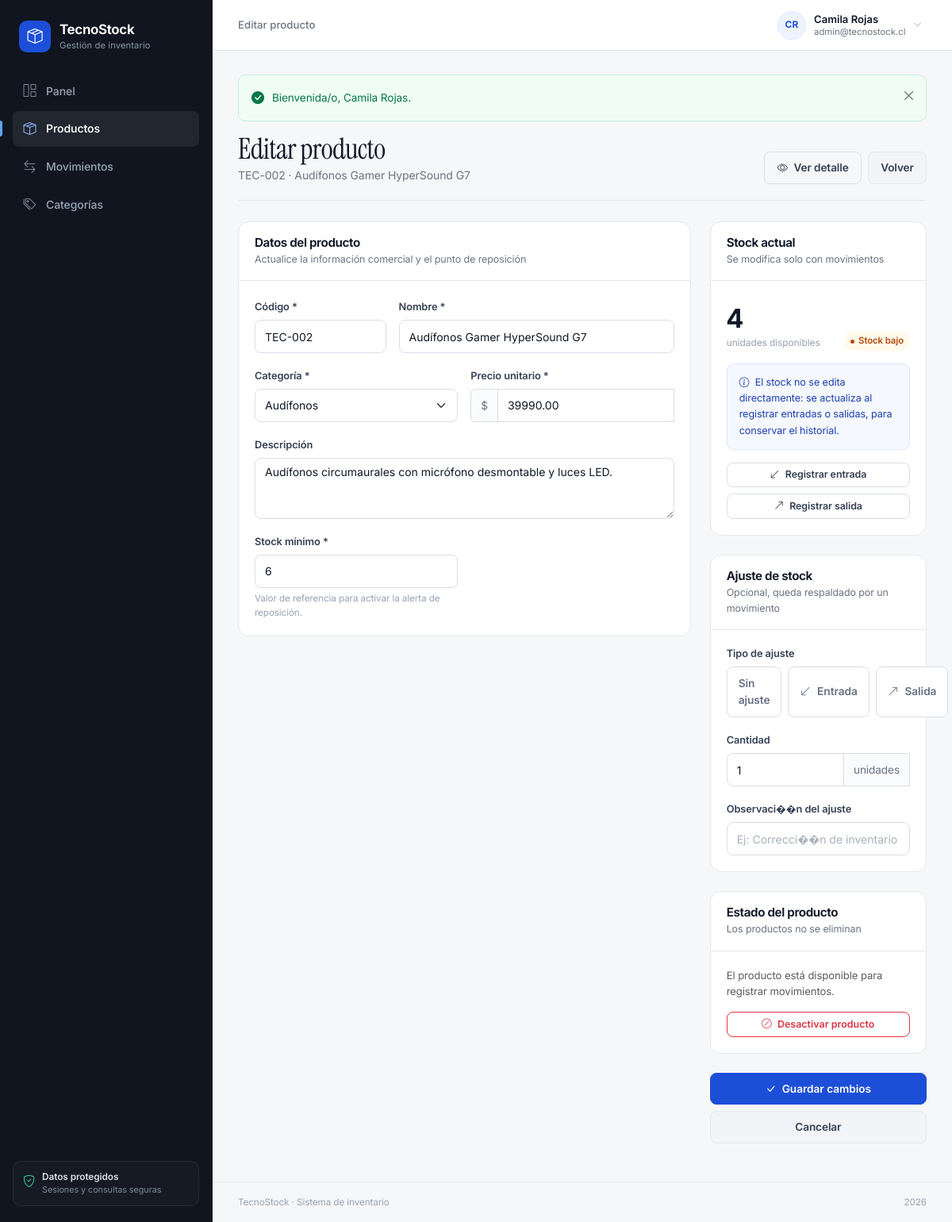
Page /productos/editar.php?id=2 (signed in) on the committed database.
### tables this page shows
CREATE TABLE producto (
    id_producto INT UNSIGNED NOT NULL AUTO_INCREMENT,
    codigo VARCHAR(20) NOT NULL,
    nombre VARCHAR(100) NOT NULL,
    descripcion VARCHAR(255) NULL,
    precio DECIMAL(10, 2) NOT NULL,
    stock_actual INT NOT NULL DEFAULT 0,
    stock_minimo INT NOT NULL DEFAULT 0,
    estado TINYINT(1) NOT NULL DEFAULT 1,
    id_categoria INT UNSIGNED NOT NULL,
    creado_en DATETIME NOT NULL DEFAULT CURRENT_TIMESTAMP,
    actualizado_en DATETIME NOT NULL DEFAULT CURRENT_TIMESTAMP ON UPDATE CURRENT_TIMESTAMP,
    PRIMARY KEY (id_producto),
    UNIQUE KEY uq_producto_codigo (codigo),
    KEY idx_producto_categoria (id_categoria),
    KEY idx_producto_estado (estado),
    CONSTRAINT fk_producto_categoria FOREIGN KEY (id_categoria)
        REFERENCES categoria (id_categoria) ON UPDATE CASCADE ON DELETE RESTRICT,
    CONSTRAINT chk_producto_precio CHECK (precio >= 0),
    CONSTRAINT chk_producto_stock CHECK (stock_actual >= 0),
    CONSTRAINT chk_producto_stock_minimo CHECK (stock_minimo >= 0),
    CONSTRAINT chk_producto_estado CHECK (estado IN (0, 1))
);

CREATE TABLE categoria (
    id_categoria INT UNSIGNED NOT NULL AUTO_INCREMENT,
    nombre VARCHAR(60) NOT NULL,
    descripcion VARCHAR(180) NULL,
    estado TINYINT(1) NOT NULL DEFAULT 1,
    creado_en DATETIME NOT NULL DEFAULT CURRENT_TIMESTAMP,
    PRIMARY KEY (id_categoria),
    UNIQUE KEY uq_categoria_nombre (nombre),
    CONSTRAINT chk_categoria_estado CHECK (estado IN (0, 1))
);

### includes/funciones.php (called while the page is built, shortened)
<?php
function e(mixed $valor): string
{
    return htmlspecialchars((string) $valor, ENT_QUOTES | ENT_SUBSTITUTE, 'UTF-8');
}
function url(string $ruta = ''): string
{
    $ruta = ltrim($ruta, '/');
    return BASE_URL . ($ruta === '' ? '/' : '/' . $ruta);
}
function estado_stock(int $actual, int $minimo): array
{
    if ($actual < $minimo) {
        return ['clase' => 'bajo', 'texto' => 'Stock bajo', 'icono' => 'bi-exclamation-triangle'];
    }
    return ['clase' => 'ok', 'texto' => 'Disponible', 'icono' => 'bi-check-circle'];
}

### productos/editar.php (the view, shortened to what this page needs)
<?php
$pdo = conexion();
$errores = [];
$idProducto = (int) ($_GET['id'] ?? $_POST['id_producto'] ?? 0);
$consulta = $pdo->prepare(
    'SELECT p.*, c.nombre AS categoria
     FROM producto p
     INNER JOIN categoria c ON c.id_categoria = p.id_categoria
     WHERE p.id_producto = :id'
);
$consulta->execute(['id' => $idProducto]);
$producto = $consulta->fetch();
$categorias = $pdo->query('SELECT id_categoria, nombre, estado FROM categoria ORDER BY nombre ASC')->fetchAll();
$valores = [
    'codigo' => $producto['codigo'],
    'nombre' => $producto['nombre'],
    'id_categoria' => (int) $producto['id_categoria'],
    'descripcion' => $producto['descripcion'] ?? '',
    'precio' => $producto['precio'],
    'stock_minimo' => $producto['stock_minimo'],
    'ajuste_tipo' => '',
    'ajuste_cantidad' => '1',
    'ajuste_observacion' => '',
];
$estadoStock = estado_stock((int) $producto['stock_actual'], (int) $producto['stock_minimo']);
$estaActivo = (int) $producto['estado'] === 1;
require __DIR__ . '/../includes/header.php';
?>
<div class="pagina-cabecera">
    <div>
        <h1>Editar producto</h1>
        <p class="pagina-subtitulo"><?= e($producto['codigo']) ?> · <?= e($producto['nombre']) ?></p>
    </div>
    <div class="d-flex flex-wrap gap-2">
        <a class="btn btn-outline-secondary" href="<?= url('productos/ver.php?id=' . $idProducto) ?>">
            <i class="bi bi-eye me-1"></i> Ver detalle
        </a>
        <a class="btn btn-light" href="<?= url('productos/index.php') ?>">Volver</a>
    </div>
</div>
<form method="post" action="<?= url('productos/editar.php?id=' . $idProducto) ?>" class="form-validado" novalidate>
    <div class="row g-4">
        <div class="col-lg-8">
            <div class="tarjeta">
                <div class="tarjeta-cabecera">
                    <div>
                        <h2>Datos del producto</h2>
                        <p>Actualice la información comercial y el punto de reposición</p>
                    </div>
                </div>
                <div class="tarjeta-cuerpo">
                    <div class="row g-3">
                        <div class="col-md-4">
                            <label class="form-label" for="codigo">Código *</label>
                            <input
                                type="text"
                                class="form-control <?= isset($errores['codigo']) ? 'is-invalid' : '' ?>"
                                id="codigo"
                                name="codigo"
                                value="<?= e($valores['codigo']) ?>"
                                pattern="[A-Za-z0-9][A-Za-z0-9-]{2,19}"
                                maxlength="20"
                                data-mayusculas
                                required
                            >
                        </div>
                        <div class="col-md-8">
                            <label class="form-label" for="nombre">Nombre *</label>
                            <input
                                type="text"
                                class="form-control <?= isset($errores['nombre']) ? 'is-invalid' : '' ?>"
                                id="nombre"
                                name="nombre"
                                value="<?= e($valores['nombre']) ?>"
                                minlength="3"
                                maxlength="100"
                                required
                            >
                        </div>
                        <div class="col-md-6">
                            <label class="form-label" for="id_categoria">Categoría *</label>
                            <select class="form-select <?= isset($errores['id_categoria']) ? 'is-invalid' : '' ?>" id="id_categoria" name="id_categoria" required>
                                <?php foreach ($categorias as $categoria): ?>
                                    <?php
                                    $esActual = (int) $categoria['id_categoria'] === $valores['id_categoria'];
                                    $inactiva = (int) $categoria['estado'] === 0;
                                    ?>
                                    <option
                                        value="<?= (int) $categoria['id_categoria'] ?>"
                                        <?= $esActual ? 'selected' : '' ?>
                                        <?= $inactiva && !$esActual ? 'disabled' : '' ?>
                                    >
                                        <?= e($categoria['nombre']) ?><?= $inactiva ? ' (desactivada)' : '' ?>
                                    </option>
                                <?php endforeach; ?>
                            </select>
                        </div>
                        <div class="col-md-6">
                            <label class="form-label" for="precio">Precio unitario *</label>
                            <div class="input-group">
                                <span class="input-group-text">$</span>
                                <input
                                    type="number"
                                    class="form-control <?= isset($errores['precio']) ? 'is-invalid' : '' ?>"
                                    id="precio"
                                    name="precio"
                                    value="<?= e($valores['precio']) ?>"
                                    min="0"
                                    max="99999999"
                                    step="1"
                                    data-enteros
                                    required
                                >
                            </div>
                        </div>
                        <div class="col-12">
                            <label class="form-label" for="descripcion">Descripción</label>
                            <textarea
                                class="form-control <?= isset($errores['descripcion']) ? 'is-invalid' : '' ?>"
                                id="descripcion"
                                name="descripcion"
                                rows="3"
                                maxlength="255"
                            ><?= e($valores['descripcion']) ?></textarea>
                        </div>
                        <div class="col-md-6">
                            <label class="form-label" for="stock_minimo">Stock mínimo *</label>
                            <input
                                type="number"
                                class="form-control <?= isset($errores['stock_minimo']) ? 'is-invalid' : '' ?>"
                                id="stock_minimo"
                                name="stock_minimo"
                                value="<?= e($valores['stock_minimo']) ?>"
                                min="0"
                                max="9999999"
                                step="1"
                                data-enteros
                                required
                            >
                            <div class="form-text">Valor de referencia para activar la alerta de reposición.</div>
                        </div>
                    </div>
                </div>
            </div>
        </div>
        <div class="col-lg-4">
            <div class="tarjeta mb-4">
                <div class="tarjeta-cabecera">
                    <div>
                        <h2>Stock actual</h2>
                        <p>Se modifica solo con movimientos</p>
                    </div>
                </div>
                <div class="tarjeta-cuerpo">
                    <div class="d-flex align-items-end justify-content-between mb-3">
                        <div>
                            <div class="kpi-valor mb-0"><?= (int) $producto['stock_actual'] ?></div>
                            <span class="stock-minimo">unidades disponibles</span>
                        </div>
                        <span class="badge-stock <?= e($estadoStock['clase']) ?>">
                            <?= e($estadoStock['texto']) ?>
                        </span>
                    </div>
                    <div class="nota-stock mb-3">
                        <i class="bi bi-info-circle"></i>
                        El stock no se edita directamente: se actualiza al registrar entradas o salidas, para conservar el historial.
                    </div>
                    <div class="d-grid gap-2">
                        <a class="btn btn-outline-secondary btn-sm" href="<?= url('movimientos/registrar.php?producto=' . $idProducto . '&tipo=entrada') ?>">
                            <i class="bi bi-arrow-down-left me-1"></i> Registrar entrada
                        </a>
                        <a class="btn btn-outline-secondary btn-sm" href="<?= url('movimientos/registrar.php?producto=' . $idProducto . '&tipo=salida') ?>">
                            <i class="bi bi-arrow-up-right me-1"></i> Registrar salida
                        </a>
                    </div>
                </div>
            </div>
            <div class="tarjeta mb-4">
                <div class="tarjeta-cabecera">
                    <div>
                        <h2>Ajuste de stock</h2>
                        <p>Opcional, queda respaldado por un movimiento</p>
                    </div>
                </div>
                <div class="tarjeta-cuerpo">
                    <div class="mb-3">
                        <span class="form-label d-block">Tipo de ajuste</span>
                        <div class="segmento">
                            <label for="ajuste_ninguno">Sin ajuste</label>
                            <label class="entrada" for="ajuste_entrada"><i class="bi bi-arrow-down-left"></i> Entrada</label>
                            <label class="salida" for="ajuste_salida"><i class="bi bi-arrow-up-right"></i> Salida</label>
                        </div>
                    </div>
                    <div class="mb-3">
                        <label class="form-label" for="ajuste_cantidad">Cantidad</label>
                        <div class="input-group">
                            <input
                                type="number"
                                class="form-control <?= isset($errores['ajuste_cantidad']) ? 'is-invalid' : '' ?>"
                                id="ajuste_cantidad"
                                name="ajuste_cantidad"
                                value="<?= e($valores['ajuste_cantidad']) ?>"
                                min="1"
                                max="9999999"
                                step="1"
                                data-enteros
                            >
                            <span class="input-group-text">unidades</span>
                        </div>
                    </div>
                    <div class="mb-0">
                        <label class="form-label" for="ajuste_observacion">Observaci��n del ajuste</label>
                        <input
                            type="text"
                            class="form-control <?= isset($errores['ajuste_observacion']) ? 'is-invalid' : '' ?>"
                            id="ajuste_observacion"
                            name="ajuste_observacion"
                            value="<?= e($valores['ajuste_observacion']) ?>"
                            maxlength="200"
                            placeholder="Ej: Correcci��n de inventario"
                        >
                    </div>
                </div>
            </div>
            <div class="tarjeta mb-4">
                <div class="tarjeta-cabecera">
                    <div>
                        <h2>Estado del producto</h2>
                        <p>Los productos no se eliminan</p>
                    </div>
                </div>
                <div class="tarjeta-cuerpo">
                    <p class="small text-muted mb-3">
                        <?= $estaActivo ? 'El producto está disponible para registrar movimientos.' : 'El producto está desactivado y no admite movimientos nuevos.' ?>
                    </p>
                    <form method="post" action="<?= url('productos/estado.php') ?>" <?= $estaActivo ? 'data-confirmar="El producto dejará de admitir movimientos nuevos, pero conservará su historial y podrá reactivarse." data-confirmar-titulo="Desactivar producto" data-confirmar-boton="Desactivar"' : '' ?>>
                        <button class="btn <?= $estaActivo ? 'btn-outline-danger' : 'btn-outline-success' ?> btn-sm w-100" type="submit">
                            <i class="bi <?= $estaActivo ? 'bi-slash-circle' : 'bi-arrow-counterclockwise' ?> me-1"></i>
                            <?= $estaActivo ? 'Desactivar producto' : 'Reactivar producto' ?>
                        </button>
                    </form>
                </div>
            </div>
            <div class="d-grid gap-2">
                <button class="btn btn-primary" type="submit">
                    <i class="bi bi-check-lg me-1"></i> Guardar cambios
                </button>
                <a class="btn btn-light" href="<?= url('productos/ver.php?id=' . $idProducto) ?>">Cancelar</a>
            </div>
        </div>
    </div>
</form>
<?php require __DIR__ . '/../includes/footer.php'; ?>

### rows in the picture
producto: codigo "TEC-002", nombre "Audífonos Gamer HyperSound G7", id_categoria "Audífonos", precio "39990.00", descripcion "Audífonos circumaurales con micrófono desmontable y luces LED.", stock_minimo "6", stock_actual "4", stock_actual+stock_minimo "Stock bajo"

### other values in the picture
$titulo "Editar producto"
iniciales($usuario['nombre'] ?? 'Usuario') "CR"
$usuario['nombre'] "Camila Rojas"
$usuario['correo'] "admin@tecnostock.cl"
$flash['mensaje'] "Bienvenida/o, Camila Rojas."
